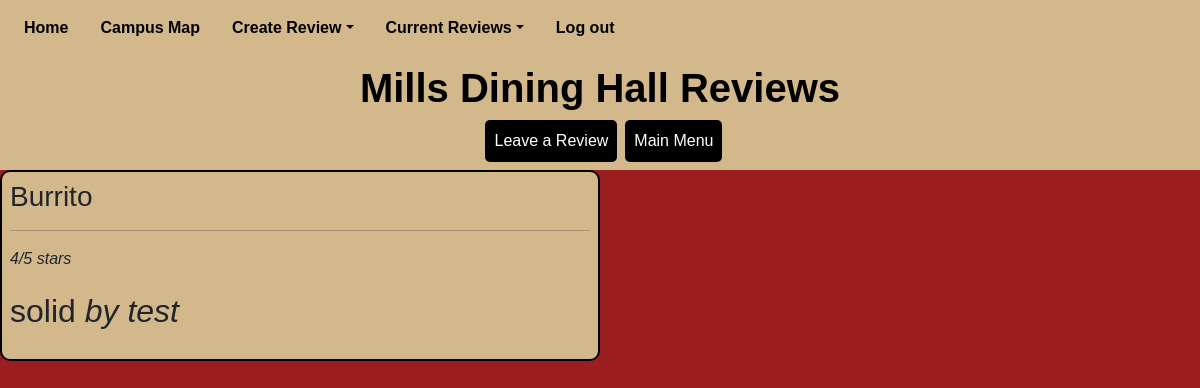
The app's page /reviewP/millsReview with its own data.
### py_src/snacks/main.py (models this page shows)
class Review(SQLModel, table=True):
    __tablename__ = "reviews"
    review_id: int | None = Field(default=None, primary_key=True)
    author_id: int = Field(nullable=False, foreign_key="users.user_id")
    location_id: int = Field(nullable=False, foreign_key="locations.location_id")
    title: str = Field(nullable=False)
    body: str = Field(nullable=False)
    rating: int = Field(nullable=False)
    author: "User" = Relationship(back_populates="reviews")
    location: "Location" = Relationship(back_populates="reviews")

class User(SQLModel, table=True):
    __tablename__ = "users"
    user_id: int | None = Field(default=None, primary_key=True)
    username: str = Field(index=True, unique=True, nullable=False)
    password: str = Field(nullable=False)
    reviews: list["Review"] = Relationship(back_populates="author")

### py_src/snacks/main.py (the view)
@app.get("/reviewP/millsReview", response_class=HTMLResponse)
async def millsReview(request: Request, db: Session = Depends(get_session)):
    reviews = db.exec(
        select(Review, User)
        .join(User, Review.author_id == User.user_id)
        .where(Review.location_id == 3)
    ).all()
    newreview = []
    for review, user in reviews:
        newreview.append(
            {
                "title": review.title,
                "body": review.body,
                "rating": review.rating,
                "author": user.username,
            }
        )
    return templates.TemplateResponse(
        "reviewP/millsReviewPage.html", {"request": request, "reviews": newreview}
    )

### py_src/templates/reviewP/millsReviewPage.html (shortened to what this page needs)
{% extends 'blog/base_reviews.html' %}
{% block h1 %} Mills Dining Hall {% endblock  %}
{% block content %} <button class="btn p-2 mx-2" id="menu" onclick="location.href='/createR/millsLeaveReview'">Leave a Review</button> {% endblock %}

### py_src/templates/blog/base_reviews.html (shortened to what this page needs)
<!DOCTYPE html>
<html lang="en">
<head>
  <link href="https://cdn.jsdelivr.net/npm/bootstrap@5.3.3/dist/css/bootstrap.min.css" rel="stylesheet"
>
  <link rel="stylesheet" href="{{ url_for('static', path='styles/reviewPage.css') }} ">
</head>
<body>
  <div class="container-fluid header p-2">
    <ul class="nav">
      <li class="nav-item custom">
        <a class="nav-link text-black custom fw-bold" href="/menu"> Home</a>
      </li>
      <li class="nav-item">
        <a class="nav-link text-black fw-bold" href="/map"> Campus Map</a>
      </li>
      <li class="nav-item dropdown">
        <a class="nav-link dropdown-toggle text-black fw-bold" data-bs-toggle="dropdown" role="button"
          aria-expanded="false">Create Review</a>
      </li>
      <li class="nav-item dropdown">
        <a class="nav-link dropdown-toggle text-black fw-bold" data-bs-toggle="dropdown" role="button"
          aria-expanded="false"> Current Reviews</a>
      </li>
    </ul>
    <li class="nav-item">
      <a class="nav-link text-black fw-bold" href="auth/login"> Log out</a>
    </li>
  </div>
<div class="d-flex p-2 header">
    <div class="mx-auto">
    <article>
      <h1><strong>{% block h1 %} {{ h1_name }} {% endblock %} Reviews</strong></h1>
      <div class="d-flex justify-content-center mt-1">
      {% block content %}{% endblock %}
      <button class="btn p-2" id="menu" onclick="location.href='/menu'">Main Menu</button>
      </div>
    </article>
    </div>
  </div>
    <div class="d-flex flex-wrap flex-row review-section">
      {% for review in reviews %}
      <article class="w-100 review p-2">
        <h3 class="text-capitalize">{{ review.title }}</h3>
        <hr class="bg-dark">
        <p><i>{{ review.rating }}/5 stars </i></p>
        <p class="fs-2">{{ review.body }} <i>by {{ review.author }}</i></p>
      </article>
      {% endfor %}
    </div>
</body>
</html>

### py_src/static/styles/reviewPage.css (style rules this page uses)
body { background-color:#9B1D20; }
.review-section { font-family: Arial, sans-serif; }
.review { border: 2px solid black; border-radius: 10px; max-width: 600px; box-sizing: border-box; font-family: Arial, sans-serif; background-color:#d3b88c; }
.header { background-color: #d3b88c; color: black; font-family: Arial, sans-serif; }
#menu { background-color: black; color: white; border-radius: 5px; cursor: pointer; }

### records on screen
Review: title "Burrito", rating "4", body "solid", author "test"
